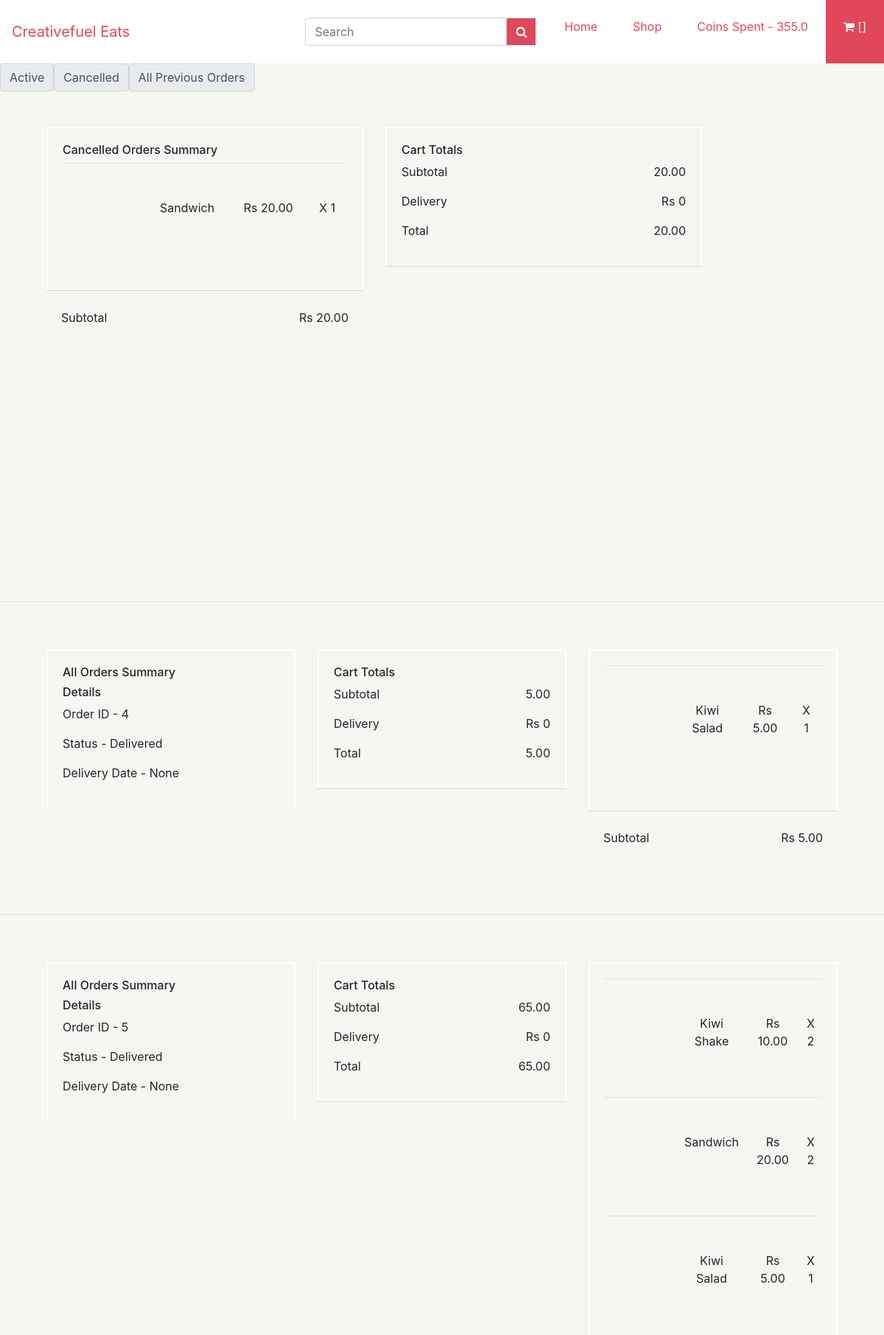
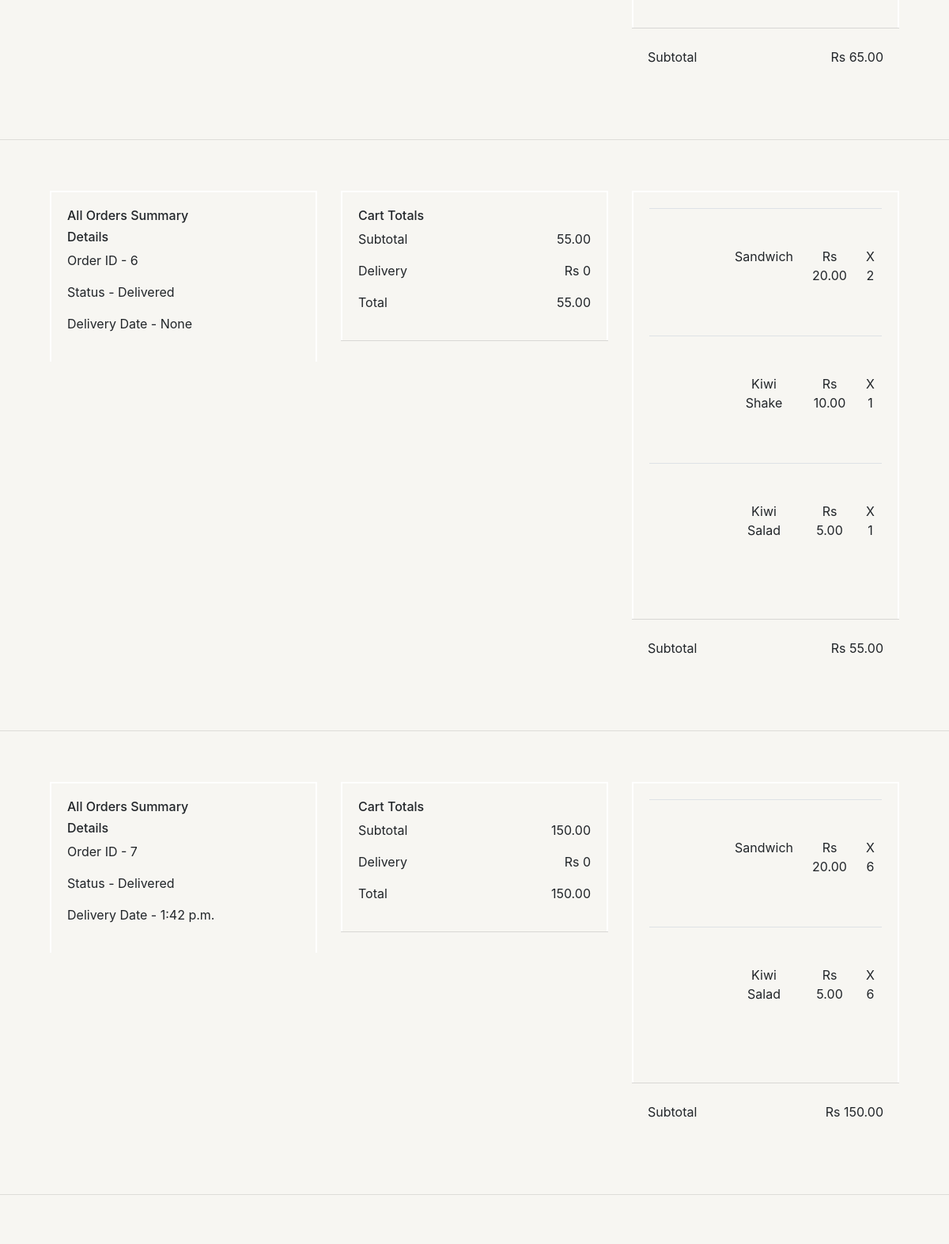
The app's page /orders (signed in, upper part) with its own data (2 pictures, top to bottom).
### dashboard/models.py (models this page shows, shortened)
class Customer(models.Model):
    user = models.OneToOneField(User, null=True, blank=True, on_delete=models.CASCADE)
    name = models.CharField(max_length=200, null=True,blank=True)
    email = models.CharField(max_length=200, null=True,blank=True)
    is_money_manager=models.BooleanField(default=False,blank=True,null=True)
    coin_spent=models.DecimalField(max_digits=5,blank=True,null=True,default=0, decimal_places=1)

class Order(models.Model):
    customer = models.ForeignKey(Customer, on_delete=models.SET_NULL, null=True, blank=True)
    date_ordered = models.DateTimeField(null=True,blank=True)
    complete = models.BooleanField(default=False,null=True,blank=True)
    price=models.DecimalField(max_digits=7, decimal_places=2,null=True,blank=True)
    transaction_id = models.CharField(max_length=100, null=True,blank=True)
    cart_date=models.DateTimeField(auto_now_add=True,null=True,blank=True)
    response_time=models.TimeField(blank=True,null=True)
    accepted=models.BooleanField(default=False,null=True,blank=True)
    cancelled=models.BooleanField(default=False,null=True,blank=True)
    delivered=models.BooleanField(default=False,null=True,blank=True)
    expected_delivery_time=models.TimeField(null=True,blank=True)
    delivery_time=models.TimeField(null=True,blank=True)
    status=models.CharField(max_length=200,null=True,blank=True)
    comment=models.TextField(blank=True,null=True)
    seat=models.CharField(max_length=200,null=True,blank=True)
    @property
    def get_cart_total(self):
        orderitems = self.orderitem_set.all()
        total = sum([item.get_total for item in orderitems])
        return total
    @property
    def get_order_items(self):
        orderitems = self.orderitem_set.all()
        return orderitems

class OrderItem(models.Model):
    product = models.ForeignKey(Product, on_delete=models.SET_NULL, null=True)
    order = models.ForeignKey(Order, on_delete=models.SET_NULL, null=True)
    quantity = models.IntegerField(default=0, null=True, blank=True)
    date_added = models.DateTimeField(auto_now_add=True)
    @property
    def get_total(self):
        total = self.product.price * self.quantity
        return total

class Product(models.Model):
    name = models.CharField(max_length=200)
    price = models.DecimalField(max_digits=7, decimal_places=2)
    description=models.TextField(null=True,blank=True)
    image = models.ImageField(upload_to='menu_item',null=True, blank=True)
    category=models.ManyToManyField('Category',related_name='item')
    today_special=models.BooleanField(blank=True,default=False)
    @property
    def imageURL(self):
        try:
            url = self.image.url
        except:
            url = ''
        return url

### dashboard/views.py (the view)
# urls.py: path('orders',views.orders,name='orders'),
def orders(request):
    accepted_order = models.Order.objects.filter(customer=request.user.customer, complete=True, delivered=False,
                                                 accepted=True)
    cancelled_order = models.Order.objects.filter(customer=request.user.customer, complete=True, delivered=False,
                                                  cancelled=True)
    all_orders = models.Order.objects.filter(customer=request.user.customer, complete=True, delivered=True)
    return render(request, "orders.html", {'accepted_order': accepted_order,'cancelled_order':cancelled_order,
                                           'all_orders':all_orders})

### dashboard/templates/orders.html (shortened to what this page needs)
{% extends 'index_store.html' %}
{% load static %}
{% block content %}
    <div class="container-fluid">
        <div class="row">
            <a href="#active" class="input-group-text">Active</a>
            <a href="#cancel" class="input-group-text">Cancelled</a>
            <a href="#all" class="input-group-text">All Previous Orders</a>
        </div>
    </div>
    {% if cancelled_order %}
{% for order in cancelled_order %}
  <section class="px-5 py-5" id="cancel">
    <div class="container-fluid">
      <div class="row">
        <div class="col-md-5">
          <div>
            <div class="card-body coupon border-bottom-0">
              <h6> Cancelled Orders Summary</h6>
              <div class="table-responsive text-center cart">
                <table class="table">
                  <tbody>
                  {% for item in order.get_order_items %}
                    <tr>
                      <td style="background-image: url('{{ item.product.imageURL }}');background-repeat: no-repeat;background-position: center;background-size: contain;" colspan="2" class="p-5"></td>
                      <td class="py-5">
                        <p class="py-0 my-0">{{ item.product.name}}</p>
                      </td>
                      <td class="py-5">Rs {{ item.product.price}}</td>
                      <td class="py-5">
                        <p>X {{item.quantity}}</p>
                      </td>
                    </tr>
                  {% endfor %}
                  </tbody>
                </table>
              </div>
            </div>
            <div class="card-footer bg-transparent pt-4">
              <p>Subtotal <span class="float-right">Rs {{ order.get_cart_total }}</span></p>
            </div>
          </div>
        </div>
      <div class="col-md-5">
          <div>
            <div class="card-body coupon border-bottom-0">
              <h6>Cart Totals</h6>
              <p>Subtotal <span class="float-right">{{ order.get_cart_total }}</span></p>
              <p>Delivery <span class="float-right">Rs 0</span></p>
              <p>Total <span class="float-right">{{ order.get_cart_total }}</span></p>
            </div>
            <div class="card-footer bg-transparent pt-4">
            </div>
          </div>
            </div>
          </div>
        </div>
      </div>
    <hr>
    {% endfor %}
    {% endif %}
    {% if all_orders %}
{% for order in all_orders %}
  <section class="px-5 py-5" id="all">
    <div class="container-fluid">
      <div class="row">
      <div class="col-md-4">
          <div>
            <div class="card-body coupon border-bottom-0">
                <h6> All Orders Summary</h6>
              <h6>Details</h6>
                <p>Order ID - {{ order.pk }} </p>
               <p>Status - {{ order.status }} </p>
              <p>Delivery Date - {{ order.delivery_time }} </p>
            </div>
          </div>
        </div>
      <div class="col-md-4">
          <div>
            <div class="card-body coupon border-bottom-0">
              <h6>Cart Totals</h6>
              <p>Subtotal <span class="float-right">{{ order.get_cart_total }}</span></p>
              <p>Delivery <span class="float-right">Rs 0</span></p>
              <p>Total <span class="float-right">{{ order.get_cart_total }}</span></p>
            </div>
            <div class="card-footer bg-transparent pt-4">
            </div>
          </div>
      </div>
          <div class="col-md-4">
          <div>
            <div class="card-body coupon border-bottom-0">
              <div class="table-responsive text-center cart">
                <table class="table">
                  <tbody>
                  {% for item in order.get_order_items %}
                    <tr>
                      <td style="background-image: url('{{ item.product.imageURL }}');background-repeat: no-repeat;background-position: center;background-size: contain;" colspan="2" class="p-5"></td>
                      <td class="py-5">
                        <p class="py-0 my-0">{{ item.product.name}}</p>
                      </td>
                      <td class="py-5">Rs {{ item.product.price}}</td>
                      <td class="py-5">
                        <p>X {{item.quantity}}</p>
                      </td>
                    </tr>
                  {% endfor %}
                  </tbody>
                </table>
              </div>
            </div>
            <div class="card-footer bg-transparent pt-4">
              <p>Subtotal <span class="float-right">Rs {{ order.get_cart_total }}</span></p>
            </div>
          </div>
        </div>
          </div>
        </div>
  </section>
    <hr>
    {% endfor %}
    {% endif %}
 {% endblock content %}

### dashboard/templates/index_store.html (shortened to what this page needs)
<!DOCTYPE html>
<html>
{%load static%}
<head>
    <link rel="stylesheet" href="https://maxcdn.bootstrapcdn.com/bootstrap/4.5.2/css/bootstrap.min.css">
    <link rel="stylesheet" href="{% static 'store/assets/index.css' %}">
    <link rel="stylesheet" href="https://cdnjs.cloudflare.com/ajax/libs/font-awesome/4.7.0/css/font-awesome.min.css">
</head>
</head>
<body>
<div class="main">
<nav class="navbar navbar-expand-md p-0">
    <a class="navbar-brand p-3" href="index.html">Creativefuel Eats</a>
    <div class="collapse navbar-collapse pr-0 pl-3" id="collapsibleNavbar">
      <ul class="navbar-nav ml-auto">
	<li class="nav-item my-4 mr-3">
            <form action="" method="get" accept-charset="utf-8">
              <div class="input-group">
                  <input type="text" class="form-control" placeholder="Search">
                  <div class="input-group-prepend">
                    <span class="input-group-text"><i class="fa fa-search"></i></span>
                  </div>
              </div>
            </form>
        </li>
        <li class="nav-item p-3">
          <a class="nav-link" href="index.html">Home</a>
        </li>
        <li class="nav-item p-3">
          <a class="nav-link" href="shop.html">Shop</a>
        </li>
        <li class="nav-item p-3">
          <a class="nav-link" href="#">Coins Spent - {{ request.user.customer.coin_spent }}</a>
        </li>
        <li class="nav-item p-3 cartlink" style="background-color: #E0475B;color:#fff">
          <a class="nav-link" href="{% url 'cart' %}"><i class="fa fa-shopping-cart"></i> [{{cartItems}}]</a>
        </li>
      </ul>
    </div>
  </nav>
{% block content %}
            {% endblock content %}
</body>
</html>

### static/store/assets/index.css (style rules this page uses)
* { box-sizing: border-box; }
body { height: 100vh; width: 100%; margin: 0; padding: 0; background-color: #F7F6F2; }
nav { background-color: #fff; margin: 0; }
nav ul li a { text-decoration: none; color: #E0475B; }
.navbar-brand { text-decoration: none; color: #E0475B; }
.cartlink a { color: #fff; }
nav .collapse { z-index: 5; background-color:#fff; margin: 0; padding: 0; width: 100%; }
.navbar-collapse form .input-group input { border-right: none; }
.navbar-collapse form .input-group .input-group-prepend span { background-color: #E0475B; color: white; border-right: none; }
.main { height: 100vh; width: 100%; }
.coupon { border: 2px solid #fff; }

### records on screen
Order: get_cart_total "20.00"
OrderItem: product.name "Sandwich", product.price "20.00", quantity "1"
Order: pk "4", status "Delivered", delivery_time "None", get_cart_total "5.00"
OrderItem: product.name "Kiwi Salad", product.price "5.00", quantity "1"
Order: pk "5", status "Delivered", delivery_time "None", get_cart_total "65.00"
OrderItem: product.name "Kiwi Shake", product.price "10.00", quantity "2"
OrderItem: product.name "Sandwich", product.price "20.00", quantity "2"
OrderItem: product.name "Kiwi Salad", product.price "5.00", quantity "1"
Order: pk "6", status "Delivered", delivery_time "None", get_cart_total "55.00"
OrderItem: product.name "Sandwich", product.price "20.00", quantity "2"
OrderItem: product.name "Kiwi Shake", product.price "10.00", quantity "1"
OrderItem: product.name "Kiwi Salad", product.price "5.00", quantity "1"
Order: pk "7", status "Delivered", delivery_time "1:42 p.m.", get_cart_total "150.00"
OrderItem: product.name "Sandwich", product.price "20.00", quantity "6"
OrderItem: product.name "Kiwi Salad", product.price "5.00", quantity "6"

### other values on screen
{{ request.user.customer.coin_spent }} "355.0"
